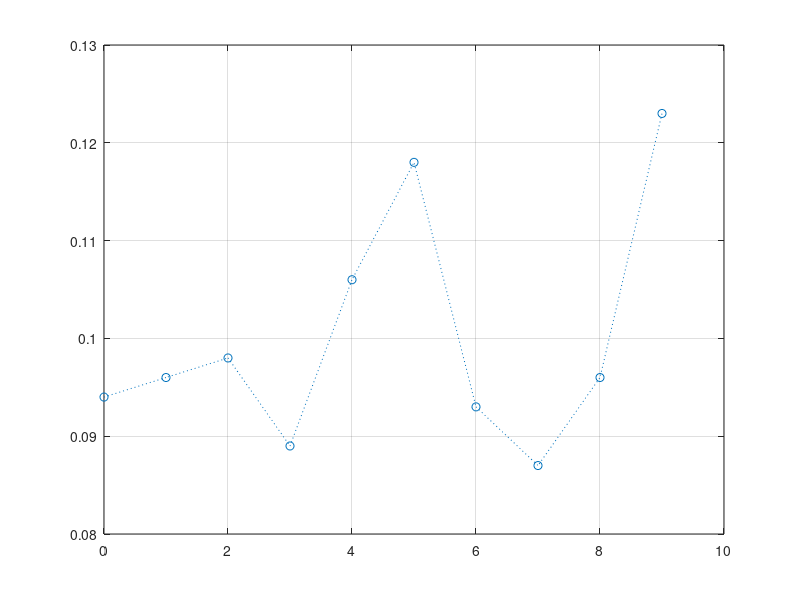

The MATLAB script that drew this image:
disp("Tugas 3\n");

length = 1000;

function num = generate()
    num = floor(rand(1,1)*10);
    return;
end

generated = [];

for i = 1:length
    generated = [generated generate()];
end

disp("\nHasil Generate Angka antara 0-9");
disp(generated);

t = 0:9;
h = hist(generated, t);

disp("\PDF");
p = h / sum(h);
plot(t,p,'o:'), grid;
